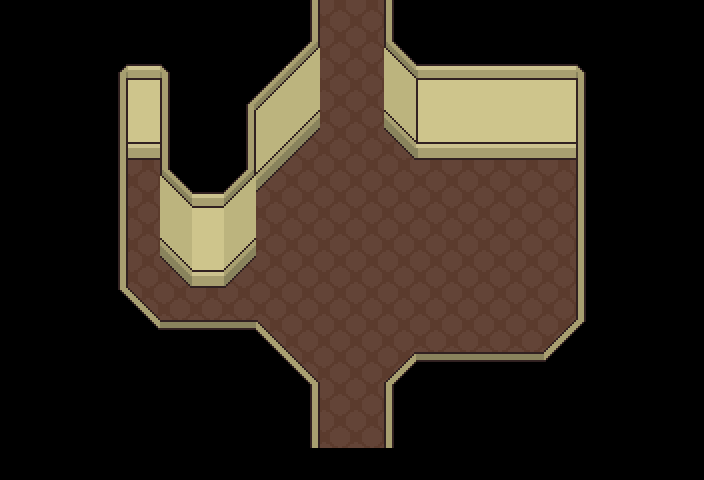

A level layout from a 2D game, rendered from its tile map. Below: a short description, then the map file with tile-grid data replaced by summaries:
An orthogonal 22x15 tile map with 32x32 px tiles, 1 tile layer (Tile Layer 1), 2 tilesets and 21 objects (6x OrvalPath, Booth1, Booth2, Booth3, Booth6, ...).

<map version="1.0" orientation="orthogonal" width="22" height="15" tilewidth="32" tileheight="32">
 <tileset firstgid="1" name="Mainsheet" tilewidth="32" tileheight="32">
  <image source="../Tiles/Mainsheet.png" width="224" height="192" />
 </tileset>
 <tileset firstgid="50" name="PropGrid" tilewidth="32" tileheight="32">
  <image source="../PropGrid.png" width="192" height="416" />
 </tileset>
 <layer name="Tile Layer 1" width="22" height="15">
  <data>[330 cells, 330 non-empty, 26 distinct tile ids]</data>
 </layer>
 <objectgroup name="Props" width="22" height="15">
  <object name="Booth1" gid="107" x="416" y="224">
   <properties>
    <property name="Bounds" value="0,20,32,12" />
    <property name="Collidable" value="true" />
    <property name="Sprite" value="BoothTop" />
   </properties>
  </object>
  <object name="Booth2" gid="119" x="416" y="256">
   <properties>
    <property name="Collidable" value="true" />
    <property name="Sprite" value="BoothCorner" />
   </properties>
  </object>
  <object gid="125" x="416" y="288" />
  <object name="Booth3" gid="120" x="448" y="256">
   <properties>
    <property name="Bounds" value="0,30,32,34" />
    <property name="Collidable" value="true" />
    <property name="Sprite" value="BoothFront" />
   </properties>
  </object>
  <object gid="126" x="448" y="288" />
  <object name="Booth6" gid="121" x="544" y="256">
   <properties>
    <property name="Bounds" value="0,30,32,34" />
    <property name="Collidable" value="true" />
    <property name="Sprite" value="BoothEnd" />
   </properties>
  </object>
  <object gid="127" x="544" y="288" />
  <object gid="50" x="512" y="128" />
  <object gid="56" x="512" y="160" />
  <object gid="50" x="128" y="128" />
  <object gid="56" x="128" y="160" />
  <object gid="126" x="480" y="288" />
  <object name="Booth4" gid="120" x="480" y="256">
   <properties>
    <property name="Bounds" value="0,30,32,34" />
    <property name="Collidable" value="true" />
    <property name="Sprite" value="BoothFront" />
   </properties>
  </object>
  <object gid="126" x="512" y="288" />
  <object name="Booth5" gid="120" x="512" y="256">
   <properties>
    <property name="Bounds" value="0,30,32,34" />
    <property name="Collidable" value="true" />
    <property name="Sprite" value="BoothFront" />
   </properties>
  </object>
 </objectgroup>
 <objectgroup name="AI" width="22" height="15">
  <object name="OrvalPath" gid="22" x="352" y="352">
   <properties>
    <property name="Character" value="Orval" />
    <property name="Frequency" value="30" />
    <property name="Index" value="3" />
    <property name="Type" value="Routine" />
   </properties>
  </object>
  <object name="OrvalPath" gid="22" x="288" y="320">
   <properties>
    <property name="Character" value="Orval" />
    <property name="Frequency" value="30" />
    <property name="Index" value="4" />
    <property name="Type" value="Routine" />
   </properties>
  </object>
  <object name="OrvalPath" gid="22" x="352" y="288">
   <properties>
    <property name="Character" value="Orval" />
    <property name="Frequency" value="30" />
    <property name="Index" value="5" />
    <property name="Type" value="Routine" />
   </properties>
  </object>
  <object name="OrvalPath" gid="22" x="288" y="288">
   <properties>
    <property name="Character" value="Orval" />
    <property name="Frequency" value="30" />
    <property name="Index" value="8" />
    <property name="Type" value="Routine" />
   </properties>
  </object>
  <object name="OrvalPath" gid="22" x="352" y="320">
   <properties>
    <property name="Character" value="Orval" />
    <property name="Frequency" value="30" />
    <property name="Index" value="7" />
    <property name="Type" value="Routine" />
   </properties>
  </object>
  <object name="OrvalPath" gid="22" x="288" y="352">
   <properties>
    <property name="Character" value="Orval" />
    <property name="Frequency" value="30" />
    <property name="Index" value="6" />
    <property name="Type" value="Routine" />
   </properties>
  </object>
 </objectgroup>
</map>
